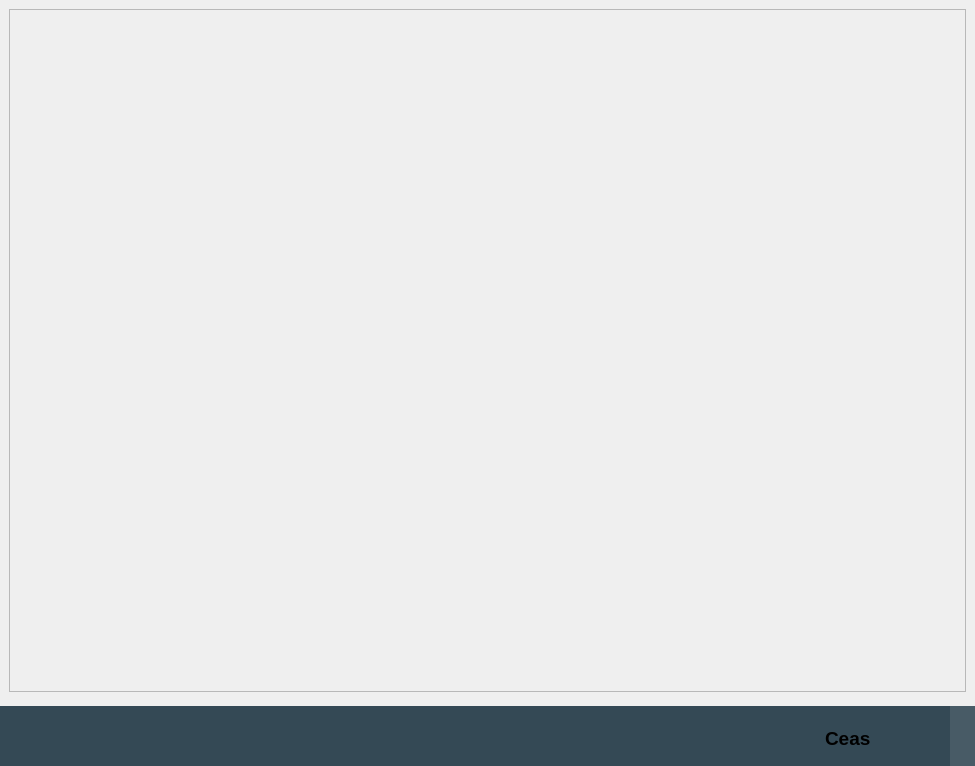
<?xml version="1.0" encoding="UTF-8"?>
<ui version="4.0">
 <class>OperatingSystemWindow</class>
 <widget class="QMainWindow" name="OperatingSystemWindow">
  <property name="geometry">
   <rect>
    <x>0</x>
    <y>0</y>
    <width>975</width>
    <height>766</height>
   </rect>
  </property>
  <property name="windowTitle">
   <string>MainWindow</string>
  </property>
  <widget class="QWidget" name="centralwidget">
   <layout class="QVBoxLayout" name="verticalLayout">
    <property name="spacing">
     <number>0</number>
    </property>
    <property name="leftMargin">
     <number>0</number>
    </property>
    <property name="topMargin">
     <number>0</number>
    </property>
    <property name="rightMargin">
     <number>0</number>
    </property>
    <property name="bottomMargin">
     <number>0</number>
    </property>
    <item>
     <widget class="QStackedWidget" name="Desktop">
      <property name="currentIndex">
       <number>1</number>
      </property>
      <widget class="QWidget" name="ClearPage"/>
      <widget class="QWidget" name="TerminalPage">
       <layout class="QGridLayout" name="gridLayout">
        <item row="0" column="0">
         <widget class="QScrollArea" name="scrollArea">
          <property name="widgetResizable">
           <bool>true</bool>
          </property>
          <widget class="QWidget" name="terminal">
           <property name="geometry">
            <rect>
             <x>0</x>
             <y>0</y>
             <width>955</width>
             <height>681</height>
            </rect>
           </property>
           <layout class="QVBoxLayout" name="verticalLayout_2">
            <property name="spacing">
             <number>0</number>
            </property>
            <property name="leftMargin">
             <number>0</number>
            </property>
            <property name="topMargin">
             <number>0</number>
            </property>
            <property name="rightMargin">
             <number>0</number>
            </property>
            <property name="bottomMargin">
             <number>0</number>
            </property>
           </layout>
          </widget>
         </widget>
        </item>
       </layout>
      </widget>
     </widget>
    </item>
    <item>
     <widget class="QWidget" name="Taskbar" native="true">
      <property name="minimumSize">
       <size>
        <width>0</width>
        <height>65</height>
       </size>
      </property>
      <property name="maximumSize">
       <size>
        <width>16777215</width>
        <height>55</height>
       </size>
      </property>
      <property name="styleSheet">
       <string notr="true">background-color: rgb(52,73,85);
border: none;
</string>
      </property>
      <layout class="QHBoxLayout" name="horizontalLayout_2" stretch="1,3">
       <property name="spacing">
        <number>0</number>
       </property>
       <property name="leftMargin">
        <number>0</number>
       </property>
       <property name="topMargin">
        <number>0</number>
       </property>
       <property name="rightMargin">
        <number>0</number>
       </property>
       <property name="bottomMargin">
        <number>0</number>
       </property>
       <item alignment="Qt::AlignmentFlag::AlignLeft|Qt::AlignmentFlag::AlignTop">
        <widget class="QWidget" name="left" native="true">
         <property name="minimumSize">
          <size>
           <width>0</width>
           <height>65</height>
          </size>
         </property>
         <property name="maximumSize">
          <size>
           <width>16777215</width>
           <height>65</height>
          </size>
         </property>
         <property name="contextMenuPolicy">
          <enum>Qt::ContextMenuPolicy::NoContextMenu</enum>
         </property>
         <property name="styleSheet">
          <string notr="true"/>
         </property>
         <layout class="QHBoxLayout" name="horizontalLayout">
          <property name="spacing">
           <number>10</number>
          </property>
          <property name="leftMargin">
           <number>10</number>
          </property>
          <property name="topMargin">
           <number>0</number>
          </property>
          <property name="rightMargin">
           <number>0</number>
          </property>
          <property name="bottomMargin">
           <number>5</number>
          </property>
          <item>
           <widget class="QPushButton" name="ShutDown">
            <property name="sizePolicy">
             <sizepolicy hsizetype="Preferred" vsizetype="Preferred">
              <horstretch>0</horstretch>
              <verstretch>0</verstretch>
             </sizepolicy>
            </property>
            <property name="minimumSize">
             <size>
              <width>55</width>
              <height>45</height>
             </size>
            </property>
            <property name="maximumSize">
             <size>
              <width>55</width>
              <height>50</height>
             </size>
            </property>
            <property name="styleSheet">
             <string notr="true">QPushButton{
	background-color: rgb(52,73,85);
}
QWidget:hover{
	
}
QPushButton:pressed{
	padding-left: 3px;
	padding-top: 3px;
}</string>
            </property>
            <property name="text">
             <string/>
            </property>
            <property name="icon">
             <iconset resource="icons.qrc">
              <normaloff>:/Icons100/Icons100/power-on.png</normaloff>:/Icons100/Icons100/power-on.png</iconset>
            </property>
            <property name="iconSize">
             <size>
              <width>50</width>
              <height>50</height>
             </size>
            </property>
           </widget>
          </item>
          <item>
           <widget class="QPushButton" name="Restart">
            <property name="sizePolicy">
             <sizepolicy hsizetype="Preferred" vsizetype="Preferred">
              <horstretch>0</horstretch>
              <verstretch>0</verstretch>
             </sizepolicy>
            </property>
            <property name="minimumSize">
             <size>
              <width>60</width>
              <height>55</height>
             </size>
            </property>
            <property name="maximumSize">
             <size>
              <width>55</width>
              <height>50</height>
             </size>
            </property>
            <property name="styleSheet">
             <string notr="true">QPushButton{
	background-color: rgb(52,73,85);
}
QWidget:hover{
	
}
QPushButton:pressed{
	padding-left: 3px;
	padding-top: 3px;
}</string>
            </property>
            <property name="text">
             <string/>
            </property>
            <property name="icon">
             <iconset resource="icons.qrc">
              <normaloff>:/Icons100/Icons100/loading.png</normaloff>:/Icons100/Icons100/loading.png</iconset>
            </property>
            <property name="iconSize">
             <size>
              <width>50</width>
              <height>50</height>
             </size>
            </property>
           </widget>
          </item>
          <item>
           <widget class="QPushButton" name="FIleExplorer">
            <property name="sizePolicy">
             <sizepolicy hsizetype="Preferred" vsizetype="Preferred">
              <horstretch>0</horstretch>
              <verstretch>0</verstretch>
             </sizepolicy>
            </property>
            <property name="minimumSize">
             <size>
              <width>60</width>
              <height>55</height>
             </size>
            </property>
            <property name="maximumSize">
             <size>
              <width>55</width>
              <height>50</height>
             </size>
            </property>
            <property name="styleSheet">
             <string notr="true">QPushButton{
	background-color: rgb(52,73,85);
}
QWidget:hover{
	
}
QPushButton:pressed{
	padding-left: 3px;
	padding-top: 3px;
}</string>
            </property>
            <property name="text">
             <string/>
            </property>
            <property name="icon">
             <iconset resource="icons.qrc">
              <normaloff>:/Icons100/Icons100/folder (1).png</normaloff>:/Icons100/Icons100/folder (1).png</iconset>
            </property>
            <property name="iconSize">
             <size>
              <width>50</width>
              <height>50</height>
             </size>
            </property>
           </widget>
          </item>
          <item>
           <widget class="QPushButton" name="Terminal">
            <property name="sizePolicy">
             <sizepolicy hsizetype="Preferred" vsizetype="Preferred">
              <horstretch>0</horstretch>
              <verstretch>0</verstretch>
             </sizepolicy>
            </property>
            <property name="minimumSize">
             <size>
              <width>60</width>
              <height>55</height>
             </size>
            </property>
            <property name="maximumSize">
             <size>
              <width>55</width>
              <height>50</height>
             </size>
            </property>
            <property name="styleSheet">
             <string notr="true">QPushButton{
	background-color: rgb(52,73,85);
}
QWidget:hover{
	
}
QPushButton:pressed{
	padding-left: 3px;
	padding-top: 3px;
}</string>
            </property>
            <property name="text">
             <string/>
            </property>
            <property name="icon">
             <iconset resource="icons.qrc">
              <normaloff>:/Icons100/Icons100/terminal.png</normaloff>:/Icons100/Icons100/terminal.png</iconset>
            </property>
            <property name="iconSize">
             <size>
              <width>50</width>
              <height>50</height>
             </size>
            </property>
           </widget>
          </item>
         </layout>
        </widget>
       </item>
       <item alignment="Qt::AlignmentFlag::AlignRight">
        <widget class="QWidget" name="right" native="true">
         <property name="minimumSize">
          <size>
           <width>300</width>
           <height>0</height>
          </size>
         </property>
         <layout class="QHBoxLayout" name="horizontalLayout_3">
          <property name="spacing">
           <number>20</number>
          </property>
          <property name="leftMargin">
           <number>0</number>
          </property>
          <property name="topMargin">
           <number>0</number>
          </property>
          <property name="rightMargin">
           <number>0</number>
          </property>
          <property name="bottomMargin">
           <number>0</number>
          </property>
          <item>
           <widget class="QPushButton" name="Wifi">
            <property name="maximumSize">
             <size>
              <width>25</width>
              <height>25</height>
             </size>
            </property>
            <property name="styleSheet">
             <string notr="true">border: none</string>
            </property>
            <property name="text">
             <string/>
            </property>
            <property name="icon">
             <iconset resource="icons.qrc">
              <normaloff>:/Icons100/Icons100/wifi.png</normaloff>:/Icons100/Icons100/wifi.png</iconset>
            </property>
            <property name="iconSize">
             <size>
              <width>25</width>
              <height>25</height>
             </size>
            </property>
           </widget>
          </item>
          <item>
           <widget class="QPushButton" name="Sound">
            <property name="maximumSize">
             <size>
              <width>25</width>
              <height>25</height>
             </size>
            </property>
            <property name="styleSheet">
             <string notr="true">border: none</string>
            </property>
            <property name="text">
             <string/>
            </property>
            <property name="icon">
             <iconset resource="icons.qrc">
              <normaloff>:/Icons100/Icons100/speaker-filled-audio-tool.png</normaloff>:/Icons100/Icons100/speaker-filled-audio-tool.png</iconset>
            </property>
            <property name="iconSize">
             <size>
              <width>25</width>
              <height>25</height>
             </size>
            </property>
           </widget>
          </item>
          <item>
           <widget class="QPushButton" name="Batery">
            <property name="maximumSize">
             <size>
              <width>40</width>
              <height>40</height>
             </size>
            </property>
            <property name="styleSheet">
             <string notr="true">border: none</string>
            </property>
            <property name="text">
             <string/>
            </property>
            <property name="icon">
             <iconset resource="icons.qrc">
              <normaloff>:/Icons100/Icons100/power.png</normaloff>:/Icons100/Icons100/power.png</iconset>
            </property>
            <property name="iconSize">
             <size>
              <width>40</width>
              <height>40</height>
             </size>
            </property>
           </widget>
          </item>
          <item>
           <widget class="QLabel" name="Clock">
            <property name="font">
             <font>
              <pointsize>14</pointsize>
              <bold>true</bold>
             </font>
            </property>
            <property name="text">
             <string>Ceas</string>
            </property>
           </widget>
          </item>
          <item>
           <widget class="QPushButton" name="Norification">
            <property name="maximumSize">
             <size>
              <width>25</width>
              <height>25</height>
             </size>
            </property>
            <property name="styleSheet">
             <string notr="true">border: none</string>
            </property>
            <property name="text">
             <string/>
            </property>
            <property name="icon">
             <iconset resource="icons.qrc">
              <normaloff>:/Icons100/Icons100/bell.png</normaloff>:/Icons100/Icons100/bell.png</iconset>
            </property>
            <property name="iconSize">
             <size>
              <width>25</width>
              <height>25</height>
             </size>
            </property>
           </widget>
          </item>
          <item>
           <widget class="QPushButton" name="ClearDesktop">
            <property name="minimumSize">
             <size>
              <width>25</width>
              <height>65</height>
             </size>
            </property>
            <property name="maximumSize">
             <size>
              <width>20</width>
              <height>65</height>
             </size>
            </property>
            <property name="styleSheet">
             <string notr="true">QPushButton{
	background-color: rgba(255, 255, 255, 0.1);
}
QPushButton:hover{
	background-color: rgba(255, 255, 255, 0.3);
}
QPushButton:pressed{
	padding-left: 5px;
	padding-top: 5px;
}</string>
            </property>
            <property name="text">
             <string/>
            </property>
           </widget>
          </item>
         </layout>
        </widget>
       </item>
      </layout>
     </widget>
    </item>
   </layout>
  </widget>
 </widget>
 <resources>
  <include location="icons.qrc"/>
 </resources>
 <connections/>
</ui>
